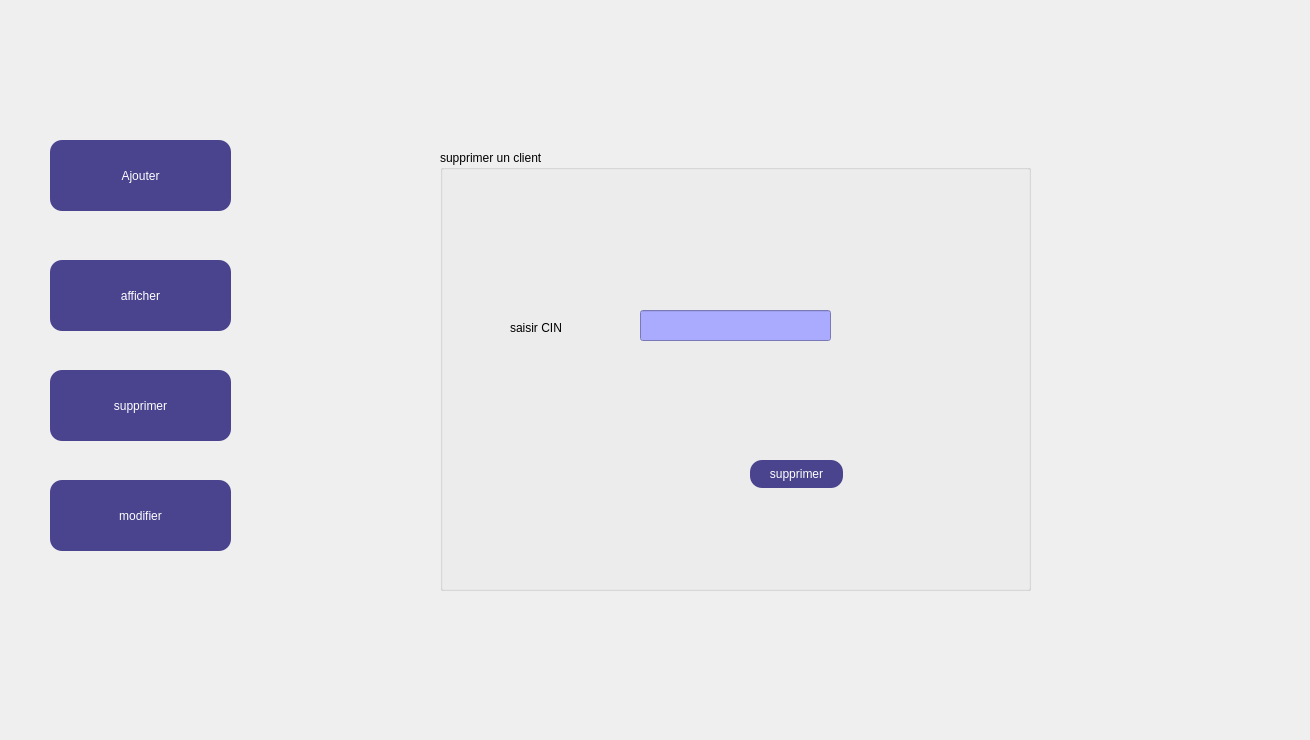
    <widget class="QWidget" name="page_2">
     <widget class="QLabel" name="label_5">
      <property name="geometry">
       <rect>
        <x>0</x>
        <y>0</y>
        <width>1301</width>
        <height>731</height>
       </rect>
      </property>
      <property name="text">
       <string/>
      </property>
      <property name="pixmap">
       <pixmap>../backgrr (1).png</pixmap>
      </property>
      <property name="scaledContents">
       <bool>true</bool>
      </property>
     </widget>
     <widget class="QPushButton" name="pushButton_10">
      <property name="geometry">
       <rect>
        <x>50</x>
        <y>370</y>
        <width>181</width>
        <height>71</height>
       </rect>
      </property>
      <property name="styleSheet">
       <string notr="true">QPushButton {
background-color: rgb(74, 67, 142);
color: rgb(255, 255, 255);
border-radius: 12px;
font: 87 italic 8pt &quot;Segoe UI Black&quot;;
}
QPushButton:hover:!pressed
{
	
	background-color: rgb(179, 126, 179);
}
</string>
      </property>
      <property name="text">
       <string>supprimer</string>
      </property>
     </widget>
     <widget class="QPushButton" name="pushButton_11">
      <property name="geometry">
       <rect>
        <x>50</x>
        <y>260</y>
        <width>181</width>
        <height>71</height>
       </rect>
      </property>
      <property name="styleSheet">
       <string notr="true">QPushButton {
background-color: rgb(74, 67, 142);
color: rgb(255, 255, 255);
border-radius: 12px;
font: 87 italic 8pt &quot;Segoe UI Black&quot;;
}
QPushButton:hover:!pressed
{
	
	background-color: rgb(179, 126, 179);
}
</string>
      </property>
      <property name="text">
       <string>afficher</string>
      </property>
     </widget>
     <widget class="QPushButton" name="pushButton_12">
      <property name="geometry">
       <rect>
        <x>50</x>
        <y>140</y>
        <width>181</width>
        <height>71</height>
       </rect>
      </property>
      <property name="styleSheet">
       <string notr="true">QPushButton {
background-color: rgb(74, 67, 142);
color: rgb(255, 255, 255);
border-radius: 12px;
font: 87 italic 8pt &quot;Segoe UI Black&quot;;
}
QPushButton:hover:!pressed
{
	
	background-color: rgb(179, 126, 179);
}
</string>
      </property>
      <property name="text">
       <string>Ajouter</string>
      </property>
     </widget>
     <widget class="QPushButton" name="pushButton_13">
      <property name="geometry">
       <rect>
        <x>50</x>
        <y>480</y>
        <width>181</width>
        <height>71</height>
       </rect>
      </property>
      <property name="styleSheet">
       <string notr="true">QPushButton {
background-color: rgb(74, 67, 142);
color: rgb(255, 255, 255);
border-radius: 12px;
font: 87 italic 8pt &quot;Segoe UI Black&quot;;
}
QPushButton:hover:!pressed
{
	
	background-color: rgb(179, 126, 179);
}
</string>
      </property>
      <property name="text">
       <string>modifier</string>
      </property>
     </widget>
     <widget class="QGroupBox" name="groupBox_2">
      <property name="geometry">
       <rect>
        <x>440</x>
        <y>150</y>
        <width>591</width>
        <height>441</height>
       </rect>
      </property>
      <property name="title">
       <string>supprimer un client</string>
      </property>
      <widget class="QLabel" name="label_8">
       <property name="geometry">
        <rect>
         <x>70</x>
         <y>170</y>
         <width>91</width>
         <height>16</height>
        </rect>
       </property>
       <property name="text">
        <string>saisir CIN</string>
       </property>
      </widget>
      <widget class="QLineEdit" name="lineEdit_5">
       <property name="geometry">
        <rect>
         <x>200</x>
         <y>160</y>
         <width>191</width>
         <height>31</height>
        </rect>
       </property>
       <property name="styleSheet">
        <string notr="true">background-color: rgb(170, 170, 255);</string>
       </property>
      </widget>
      <widget class="QPushButton" name="pushButton_14">
       <property name="geometry">
        <rect>
         <x>310</x>
         <y>310</y>
         <width>93</width>
         <height>28</height>
        </rect>
       </property>
       <property name="styleSheet">
        <string notr="true">QPushButton {
background-color: rgb(74, 67, 142);
color: rgb(255, 255, 255);
border-radius: 12px;
font: 87 italic 8pt &quot;Segoe UI Black&quot;;
}
QPushButton:hover:!pressed
{
	
	background-color: rgb(179, 126, 179);
}
</string>
       </property>
       <property name="text">
        <string>supprimer</string>
       </property>
      </widget>
     </widget>
    </widget>
